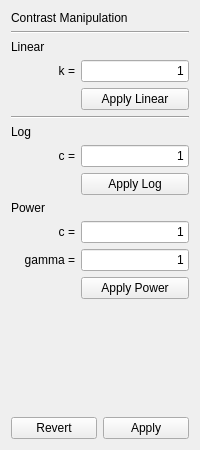
<?xml version="1.0" encoding="UTF-8"?>
<ui version="4.0">
 <class>ContrastInspector</class>
 <widget class="QWidget" name="ContrastInspector">
  <property name="geometry">
   <rect>
    <x>0</x>
    <y>0</y>
    <width>200</width>
    <height>450</height>
   </rect>
  </property>
  <property name="minimumSize">
   <size>
    <width>200</width>
    <height>0</height>
   </size>
  </property>
  <property name="maximumSize">
   <size>
    <width>200</width>
    <height>16777215</height>
   </size>
  </property>
  <property name="windowTitle">
   <string>Form</string>
  </property>
  <layout class="QVBoxLayout" name="verticalLayout">
   <item>
    <layout class="QGridLayout" name="gridLayout">
     <item row="7" column="1">
      <widget class="QLineEdit" name="logLineEdit">
       <property name="sizePolicy">
        <sizepolicy hsizetype="Minimum" vsizetype="Fixed">
         <horstretch>0</horstretch>
         <verstretch>0</verstretch>
        </sizepolicy>
       </property>
       <property name="layoutDirection">
        <enum>Qt::LeftToRight</enum>
       </property>
       <property name="text">
        <string>1</string>
       </property>
       <property name="alignment">
        <set>Qt::AlignRight|Qt::AlignTrailing|Qt::AlignVCenter</set>
       </property>
      </widget>
     </item>
     <item row="3" column="1">
      <widget class="QLineEdit" name="linearLineEdit">
       <property name="sizePolicy">
        <sizepolicy hsizetype="Minimum" vsizetype="Fixed">
         <horstretch>0</horstretch>
         <verstretch>0</verstretch>
        </sizepolicy>
       </property>
       <property name="text">
        <string>1</string>
       </property>
       <property name="alignment">
        <set>Qt::AlignRight|Qt::AlignTrailing|Qt::AlignVCenter</set>
       </property>
      </widget>
     </item>
     <item row="6" column="0">
      <widget class="QLabel" name="rotationLabel">
       <property name="text">
        <string>Log</string>
       </property>
      </widget>
     </item>
     <item row="4" column="1">
      <widget class="QPushButton" name="linearButton">
       <property name="text">
        <string>Apply Linear</string>
       </property>
      </widget>
     </item>
     <item row="0" column="0" colspan="2">
      <widget class="QLabel" name="contrastLabel">
       <property name="text">
        <string>Contrast Manipulation</string>
       </property>
      </widget>
     </item>
     <item row="10" column="0">
      <widget class="QLabel" name="label_4">
       <property name="text">
        <string>c =</string>
       </property>
       <property name="alignment">
        <set>Qt::AlignRight|Qt::AlignTrailing|Qt::AlignVCenter</set>
       </property>
      </widget>
     </item>
     <item row="9" column="0">
      <widget class="QLabel" name="label_3">
       <property name="text">
        <string>Power</string>
       </property>
      </widget>
     </item>
     <item row="11" column="0">
      <widget class="QLabel" name="label_5">
       <property name="text">
        <string>gamma =</string>
       </property>
       <property name="alignment">
        <set>Qt::AlignRight|Qt::AlignTrailing|Qt::AlignVCenter</set>
       </property>
      </widget>
     </item>
     <item row="10" column="1">
      <widget class="QLineEdit" name="powerCLineEdit">
       <property name="sizePolicy">
        <sizepolicy hsizetype="Minimum" vsizetype="Fixed">
         <horstretch>0</horstretch>
         <verstretch>0</verstretch>
        </sizepolicy>
       </property>
       <property name="text">
        <string>1</string>
       </property>
       <property name="alignment">
        <set>Qt::AlignRight|Qt::AlignTrailing|Qt::AlignVCenter</set>
       </property>
      </widget>
     </item>
     <item row="3" column="0">
      <widget class="QLabel" name="label_2">
       <property name="text">
        <string>k =</string>
       </property>
       <property name="alignment">
        <set>Qt::AlignRight|Qt::AlignTrailing|Qt::AlignVCenter</set>
       </property>
      </widget>
     </item>
     <item row="2" column="0">
      <widget class="QLabel" name="label">
       <property name="text">
        <string>Linear</string>
       </property>
      </widget>
     </item>
     <item row="8" column="1">
      <widget class="QPushButton" name="logButton">
       <property name="text">
        <string>Apply Log</string>
       </property>
      </widget>
     </item>
     <item row="11" column="1">
      <widget class="QLineEdit" name="powerGammaLineEdit">
       <property name="sizePolicy">
        <sizepolicy hsizetype="Minimum" vsizetype="Fixed">
         <horstretch>0</horstretch>
         <verstretch>0</verstretch>
        </sizepolicy>
       </property>
       <property name="text">
        <string>1</string>
       </property>
       <property name="alignment">
        <set>Qt::AlignRight|Qt::AlignTrailing|Qt::AlignVCenter</set>
       </property>
      </widget>
     </item>
     <item row="7" column="0">
      <widget class="QLabel" name="zoomLabel">
       <property name="text">
        <string>c =</string>
       </property>
       <property name="alignment">
        <set>Qt::AlignRight|Qt::AlignTrailing|Qt::AlignVCenter</set>
       </property>
      </widget>
     </item>
     <item row="5" column="0" colspan="2">
      <widget class="Line" name="line">
       <property name="orientation">
        <enum>Qt::Horizontal</enum>
       </property>
      </widget>
     </item>
     <item row="13" column="0" colspan="2">
      <spacer name="verticalSpacer">
       <property name="orientation">
        <enum>Qt::Vertical</enum>
       </property>
       <property name="sizeHint" stdset="0">
        <size>
         <width>20</width>
         <height>40</height>
        </size>
       </property>
      </spacer>
     </item>
     <item row="1" column="0" colspan="2">
      <widget class="Line" name="line_2">
       <property name="orientation">
        <enum>Qt::Horizontal</enum>
       </property>
      </widget>
     </item>
     <item row="12" column="1">
      <widget class="QPushButton" name="powerButton">
       <property name="text">
        <string>Apply Power</string>
       </property>
      </widget>
     </item>
    </layout>
   </item>
   <item>
    <layout class="QHBoxLayout" name="BottomButtonsLayout">
     <item>
      <widget class="QPushButton" name="revertPushButton">
       <property name="text">
        <string>Revert</string>
       </property>
      </widget>
     </item>
     <item>
      <widget class="QPushButton" name="applyPushButton">
       <property name="text">
        <string>Apply</string>
       </property>
      </widget>
     </item>
    </layout>
   </item>
  </layout>
 </widget>
 <resources/>
 <connections/>
</ui>
